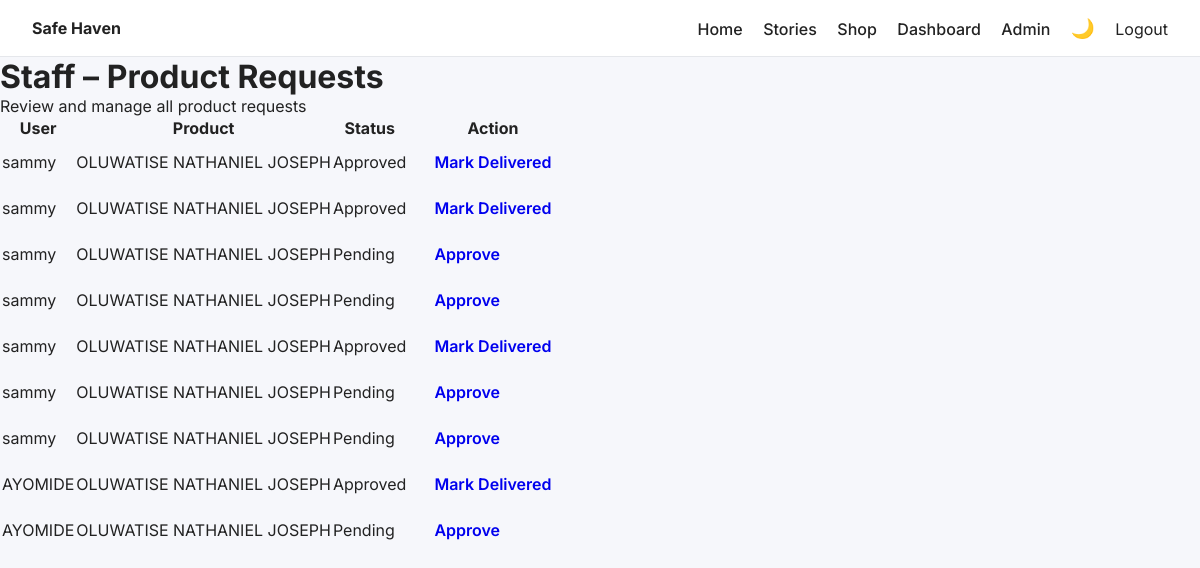
Page /shop/staff/requests/ (signed in) on the committed database.
### shop/models.py (models this page shows, shortened)
class ProductRequest(models.Model):
    STATUS_CHOICES = [
        ('pending', 'Pending'),
        ('approved', 'Approved'),
        ('delivered', 'Delivered'),
    ]
    user = models.ForeignKey(User, on_delete=models.CASCADE)
    product = models.ForeignKey(Product, on_delete=models.CASCADE)
    status = models.CharField(
        max_length=20,
        choices=STATUS_CHOICES,
        default='pending'
    )
    requested_at = models.DateTimeField(auto_now_add=True)

class Product(models.Model):
    CATEGORY_CHOICES = [
        ('clothing', 'Clothing'),
        ('baby', 'Baby Products'),
        ('antenatal', 'Antenatal Care'),
    ]
    name = models.CharField(max_length=200)
    category = models.CharField(max_length=50, choices=CATEGORY_CHOICES)
    description = models.TextField()
    available = models.BooleanField(default=True)
    created_at = models.DateTimeField(auto_now_add=True)

### shop/views.py (the view)
# urls.py: path("staff/requests/", views.staff_requests, name="staff_requests"),
@login_required
@user_passes_test(is_staff_or_admin)
def staff_requests(request):
    requests = ProductRequest.objects.select_related('user', 'product')
    context = {
        'requests': requests,
        'total_count': requests.count(),
        'pending_count': requests.filter(status='pending').count(),
        'approved_count': requests.filter(status='approved').count(),
        'delivered_count': requests.filter(status='delivered').count(),
    }
    return render(request, 'shop/staff_requests.html', context)

### shop/views.py (called while the page is built)
def is_staff_or_admin(user):
    return user.is_staff or user.is_superuser

### shop/templates/shop/staff_requests.html (shortened to what this page needs)
{% extends 'main/base.html' %}
{% block content %}
<h1 class="page-title">Staff – Product Requests</h1>
<p class="subtitle">Review and manage all product requests</p>
<div class="card">
  <table class="request-table">
    <thead>
      <tr>
        <th>User</th>
        <th>Product</th>
        <th>Status</th>
        <th>Action</th>
      </tr>
    </thead>
    <tbody>
      {% for r in requests %}
      <tr>
        <td>{{ r.user.username }}</td>
        <td>{{ r.product.name }}</td>
        <td>
          {% if r.status == 'pending' %}
            <span class="badge pending">Pending</span>
          {% elif r.status == 'approved' %}
            <span class="badge approved">Approved</span>
          {% else %}
            <span class="badge delivered">Delivered</span>
          {% endif %}
        </td>
        <td>
          {% if r.status == 'pending' %}
            <a class="btn approve"
               href="{% url 'update_request_status' r.id 'approved' %}">
              Approve
            </a>
          {% elif r.status == 'approved' %}
            <a class="btn deliver"
               href="{% url 'update_request_status' r.id 'delivered' %}">
              Mark Delivered
            </a>
          {% else %}
            ✔ Done
          {% endif %}
        </td>
      </tr>
      {% endfor %}
    </tbody>
  </table>
</div>
{% endblock %}

### static/css/style.css (style rules this page uses)
* { margin: 0; padding: 0; box-sizing: border-box; }
:root { --bg: #f6f7fb; --card-bg: #ffffff; --text: #222; --muted: #666; --border: #e5e7eb; --primary: #4f46e5; }
body { font-family: 'Inter', sans-serif; background: var(--bg); color: var(--text); }
.btn { display: inline-block; padding: 12px 26px; border-radius: 999px; text-decoration: none; font-weight: 600; transition: transform 0.25s ease; }

### main/templates/main/base.html (style rules this page uses)
:root { --bg: #f6f7fb; --card-bg: #ffffff; --text: #222; --muted: #666; --border: #e5e7eb; }
body { font-family: 'Inter', sans-serif; margin: 0; padding: 0; background: var(--bg); color: var(--text); transition: background 0.3s, color 0.3s; }

### rows in the picture
ProductRequest: user.username "sammy", product.name "OLUWATISE NATHANIEL JOSEPH", status "Approved"
ProductRequest: user.username "sammy", product.name "OLUWATISE NATHANIEL JOSEPH", status "Approved"
ProductRequest: user.username "sammy", product.name "OLUWATISE NATHANIEL JOSEPH", status "Pending"
ProductRequest: user.username "sammy", product.name "OLUWATISE NATHANIEL JOSEPH", status "Pending"
ProductRequest: user.username "sammy", product.name "OLUWATISE NATHANIEL JOSEPH", status "Approved"
ProductRequest: user.username "sammy", product.name "OLUWATISE NATHANIEL JOSEPH", status "Pending"
ProductRequest: user.username "sammy", product.name "OLUWATISE NATHANIEL JOSEPH", status "Pending"
ProductRequest: user.username "AYOMIDE", product.name "OLUWATISE NATHANIEL JOSEPH", status "Approved"
ProductRequest: user.username "AYOMIDE", product.name "OLUWATISE NATHANIEL JOSEPH", status "Pending"
